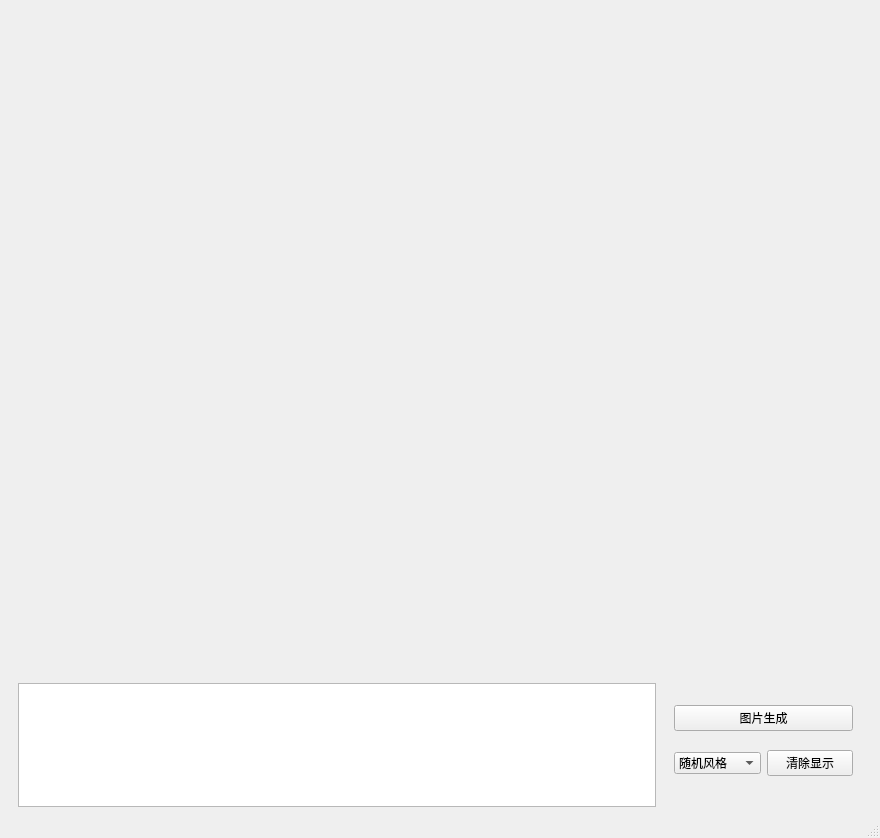
<?xml version="1.0" encoding="UTF-8"?>
<ui version="4.0">
 <class>MainWindow</class>
 <widget class="QMainWindow" name="MainWindow">
  <property name="geometry">
   <rect>
    <x>0</x>
    <y>0</y>
    <width>880</width>
    <height>838</height>
   </rect>
  </property>
  <property name="windowTitle">
   <string>MainWindow</string>
  </property>
  <widget class="QWidget" name="centralwidget">
   <layout class="QGridLayout" name="gridLayout">
    <item row="0" column="0">
     <widget class="QWidget" name="widget" native="true">
      <layout class="QVBoxLayout" name="verticalLayout" stretch="5,1">
       <property name="spacing">
        <number>0</number>
       </property>
       <property name="leftMargin">
        <number>0</number>
       </property>
       <property name="topMargin">
        <number>0</number>
       </property>
       <property name="rightMargin">
        <number>0</number>
       </property>
       <property name="bottomMargin">
        <number>0</number>
       </property>
       <item>
        <widget class="QWidget" name="widget_2" native="true">
         <layout class="QVBoxLayout" name="verticalLayout_4" stretch="5">
          <item>
           <widget class="QWidget" name="widget_8" native="true">
            <widget class="QLabel" name="image_label">
             <property name="geometry">
              <rect>
               <x>10</x>
               <y>10</y>
               <width>821</width>
               <height>621</height>
              </rect>
             </property>
             <property name="text">
              <string/>
             </property>
            </widget>
           </widget>
          </item>
         </layout>
        </widget>
       </item>
       <item>
        <widget class="QWidget" name="widget_3" native="true">
         <layout class="QHBoxLayout" name="horizontalLayout" stretch="3,1">
          <property name="spacing">
           <number>0</number>
          </property>
          <property name="leftMargin">
           <number>0</number>
          </property>
          <property name="topMargin">
           <number>0</number>
          </property>
          <property name="rightMargin">
           <number>0</number>
          </property>
          <property name="bottomMargin">
           <number>0</number>
          </property>
          <item>
           <widget class="QWidget" name="widget_4" native="true">
            <layout class="QVBoxLayout" name="verticalLayout_2">
             <property name="rightMargin">
              <number>0</number>
             </property>
             <property name="bottomMargin">
              <number>0</number>
             </property>
             <item>
              <widget class="QPlainTextEdit" name="plainTextEdit"/>
             </item>
            </layout>
           </widget>
          </item>
          <item>
           <widget class="QWidget" name="widget_5" native="true">
            <layout class="QHBoxLayout" name="horizontalLayout_3">
             <item>
              <widget class="QWidget" name="widget_6" native="true">
               <layout class="QGridLayout" name="gridLayout_2">
                <item row="2" column="1">
                 <widget class="QComboBox" name="comboBox">
                  <item>
                   <property name="text">
                    <string>随机风格</string>
                   </property>
                  </item>
                  <item>
                   <property name="text">
                    <string>人物风格</string>
                   </property>
                  </item>
                  <item>
                   <property name="text">
                    <string>未来科技</string>
                   </property>
                  </item>
                  <item>
                   <property name="text">
                    <string>艺术风格</string>
                   </property>
                  </item>
                  <item>
                   <property name="text">
                    <string>保留位</string>
                   </property>
                  </item>
                 </widget>
                </item>
                <item row="2" column="2">
                 <widget class="QPushButton" name="pushButton_3">
                  <property name="text">
                   <string>清除显示</string>
                  </property>
                 </widget>
                </item>
                <item row="1" column="1" colspan="2">
                 <widget class="QPushButton" name="pushButton_2">
                  <property name="cursor">
                   <cursorShape>ArrowCursor</cursorShape>
                  </property>
                  <property name="contextMenuPolicy">
                   <enum>Qt::NoContextMenu</enum>
                  </property>
                  <property name="text">
                   <string>图片生成</string>
                  </property>
                  <property name="iconSize">
                   <size>
                    <width>16</width>
                    <height>16</height>
                   </size>
                  </property>
                  <property name="checkable">
                   <bool>true</bool>
                  </property>
                  <property name="default">
                   <bool>false</bool>
                  </property>
                 </widget>
                </item>
               </layout>
              </widget>
             </item>
            </layout>
           </widget>
          </item>
         </layout>
        </widget>
       </item>
      </layout>
     </widget>
    </item>
   </layout>
  </widget>
  <widget class="QStatusBar" name="statusbar"/>
 </widget>
 <resources/>
 <connections/>
</ui>
